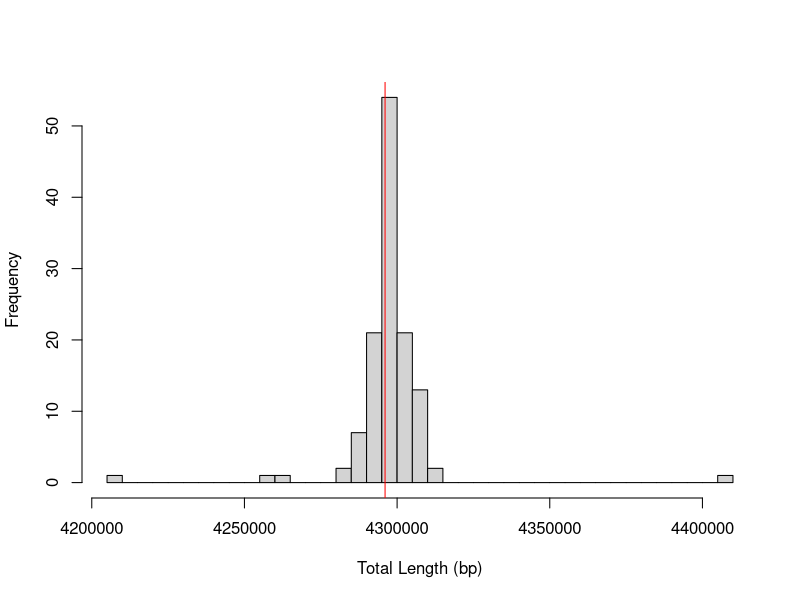
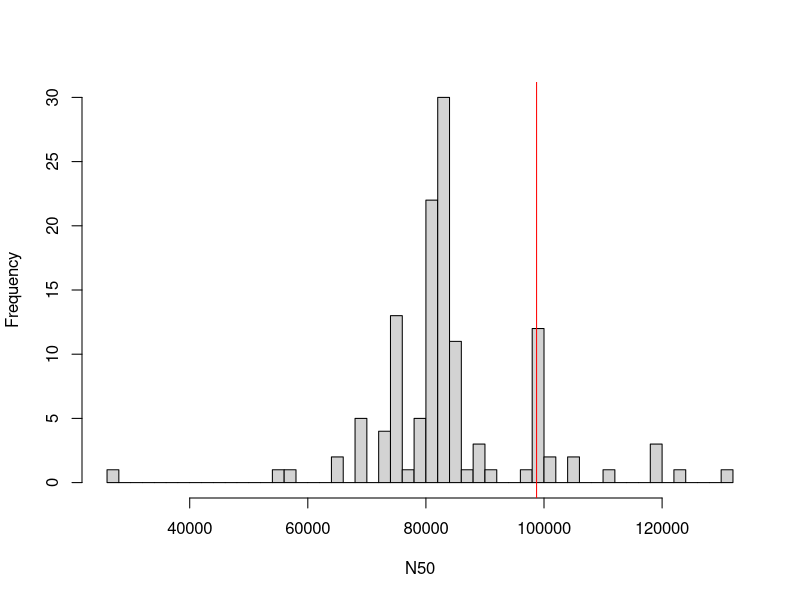
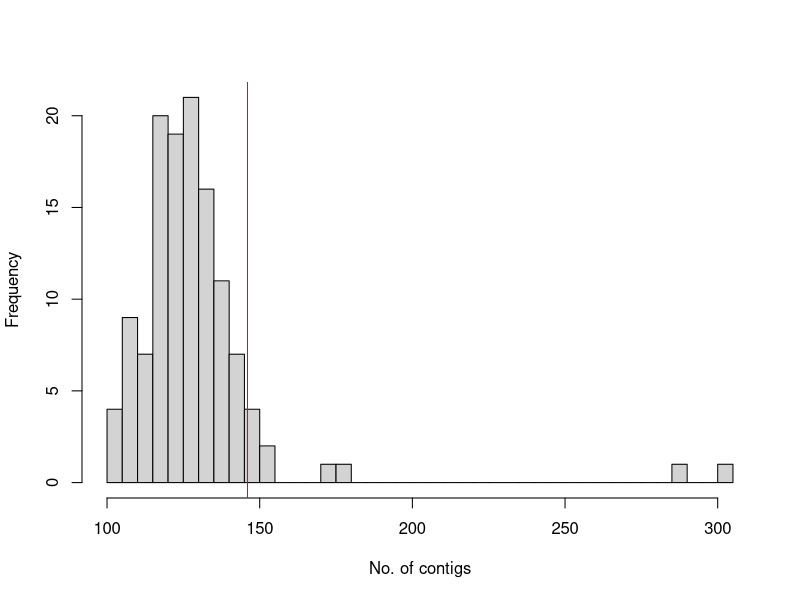
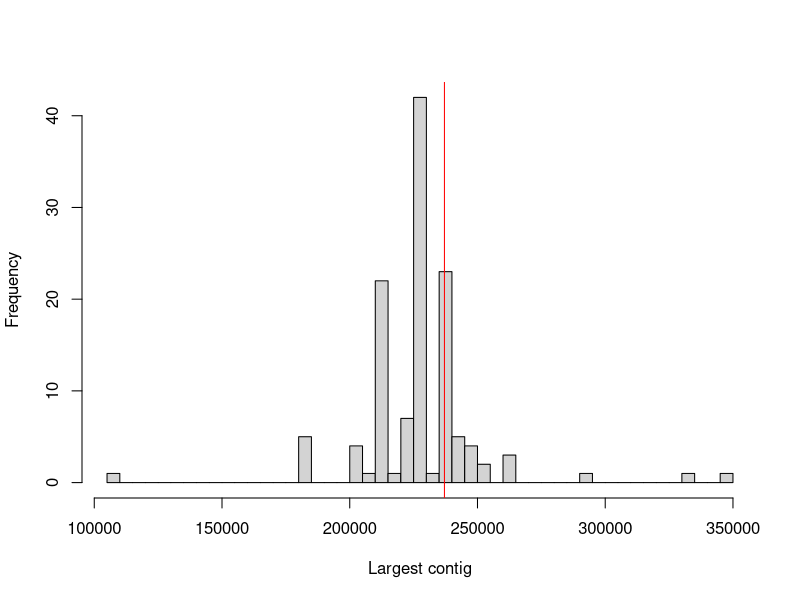
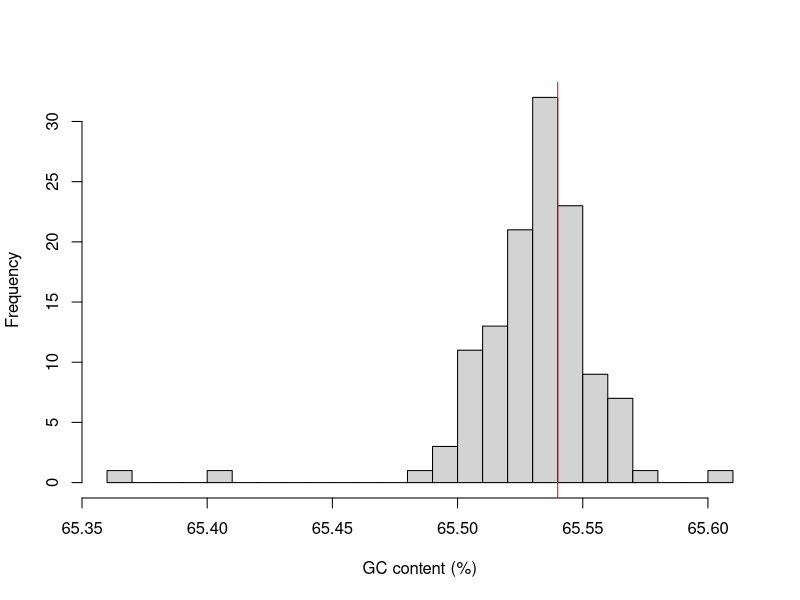

Generate these figures, in order, with R:
## ---- chunk 1
MI_assemb_stats <- read.csv("transposed_report.csv",header = TRUE)
summary(MI_assemb_stats)
## ---- chunk 2
MI_assemb_stats <- MI_assemb_stats[MI_assemb_stats$Assembly != "09_4305_S4_L001.contigs",]
summary(MI_assemb_stats)
## ---- chunk 3
total_length <- 4296059 
total_contigs <- 146
largest_contigs <- 237066
gc_content <- 65.54
n50 <- 98742
## ---- chunk 4
hist(MI_assemb_stats$Total.length, main = "", xlab = "Total Length (bp)",breaks = 50)
abline(v=total_length,col="red")
hist(MI_assemb_stats$N50, main = "", xlab = "N50", breaks = 50)
abline(v=n50,col="red")
hist(MI_assemb_stats$X..contigs, main = "", xlab = "No. of contigs",breaks = 50) 
abline(v=total_contigs,col="red")
hist(MI_assemb_stats$Largest.contig, main = "", xlab = "Largest contig",breaks = 50)
abline(v=largest_contigs,col="red")
hist(MI_assemb_stats$GC...., main = "", xlab = "GC content (%)",breaks = 25)
abline(v=gc_content,col="red")
